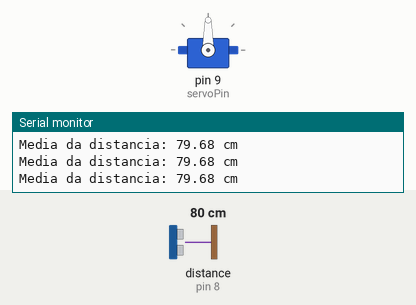
This sketch was run on a simulated Arduino Uno, built with avr-gcc and run on an emulated ATmega328P. Shown: servo, the last lines printed to the serial monitor. Wiring (inferred from the names in the program): ultrasonic range finder: trigger pin 8; echo pin 8. The test bench sets the inputs (shaded band); at power-on: distance to the obstacle (sensor on pin 8) 80 cm. The echo pulse lasts 58.3 µs per cm.

Above: at 6.7 s.
6.8 s: distance to the obstacle (sensor on pin 8) set to 53 cm
At 7.3 s:
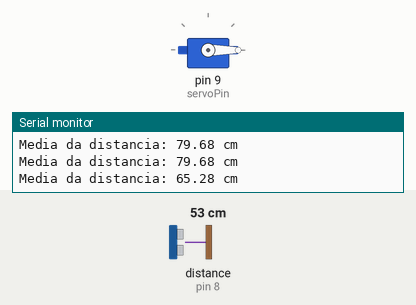
8.3 s: distance to the obstacle (sensor on pin 8) set to 59 cm
Timing chart, 0 to 11.3 s (numbered marks = the images above; inputs shaded):
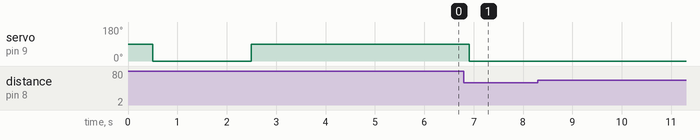

Measured:
- after the input at 6.8 s, servo on pin 9 (servoPin): 90° → 0° after 0.11 s

The sketch:

UNO_CASTELO_PYTHON.ino
```cpp
#include <Servo.h>
#define posInicial 0
#define posFinal 90
const int ultraPin = 8;
const int servoPin = 9;
const int numAmostras = 15; // Número de leituras para média
Servo servo;

long readUltrasonic() {
  long duration;

  pinMode(ultraPin, OUTPUT);
  digitalWrite(ultraPin, LOW);
  delayMicroseconds(2);
  digitalWrite(ultraPin, HIGH);
  delayMicroseconds(10);
  digitalWrite(ultraPin, LOW);

  pinMode(ultraPin, INPUT);
  duration = pulseIn(ultraPin, HIGH, 20000); // Timeout de 30ms

  return duration;

}
float readSensor() {
  long duration = readUltrasonic();
  float distance = duration * 0.0343 / 2;
  return distance;
}
float readAverageSensor(int samples) {
  float soma = 0;
  int validas = 0;
  for (int i = 0; i < samples; i++) {
    float leitura = readSensor();
    if (leitura > 2 && leitura < 400) { // Faixa típica do HC-SR04
      soma += leitura;
      validas++;
    }
    delay(10); // Pequeno intervalo entre leituras
  }
  if (validas == 0) return 0;
  return soma / validas;
}

void setup() {
  Serial.begin(9600);
  pinMode(7, INPUT);
  servo.attach(servoPin);
  servo.write(posFinal);
  delay(500);
  servo.write(posInicial);

  Serial.println("Aguardando para iniciar");
  delay(2000);
  servo.write(posFinal);
  Serial.println("Fim do Setup");
}

void loop() {
  float media = readAverageSensor(numAmostras);
  Serial.print("Media da distancia: ");
  Serial.print(media);
  Serial.println(" cm");
  //Serial.println(digitalRead(7));

  if(media <= 70 && media >= 55){
    servo.write(posInicial);
    delay(200);
  }

  /*if(digitalRead(digitalRead(7)) == 0){
    Serial.println("LEFT");
    delay(3000);
  }*/
}
```
